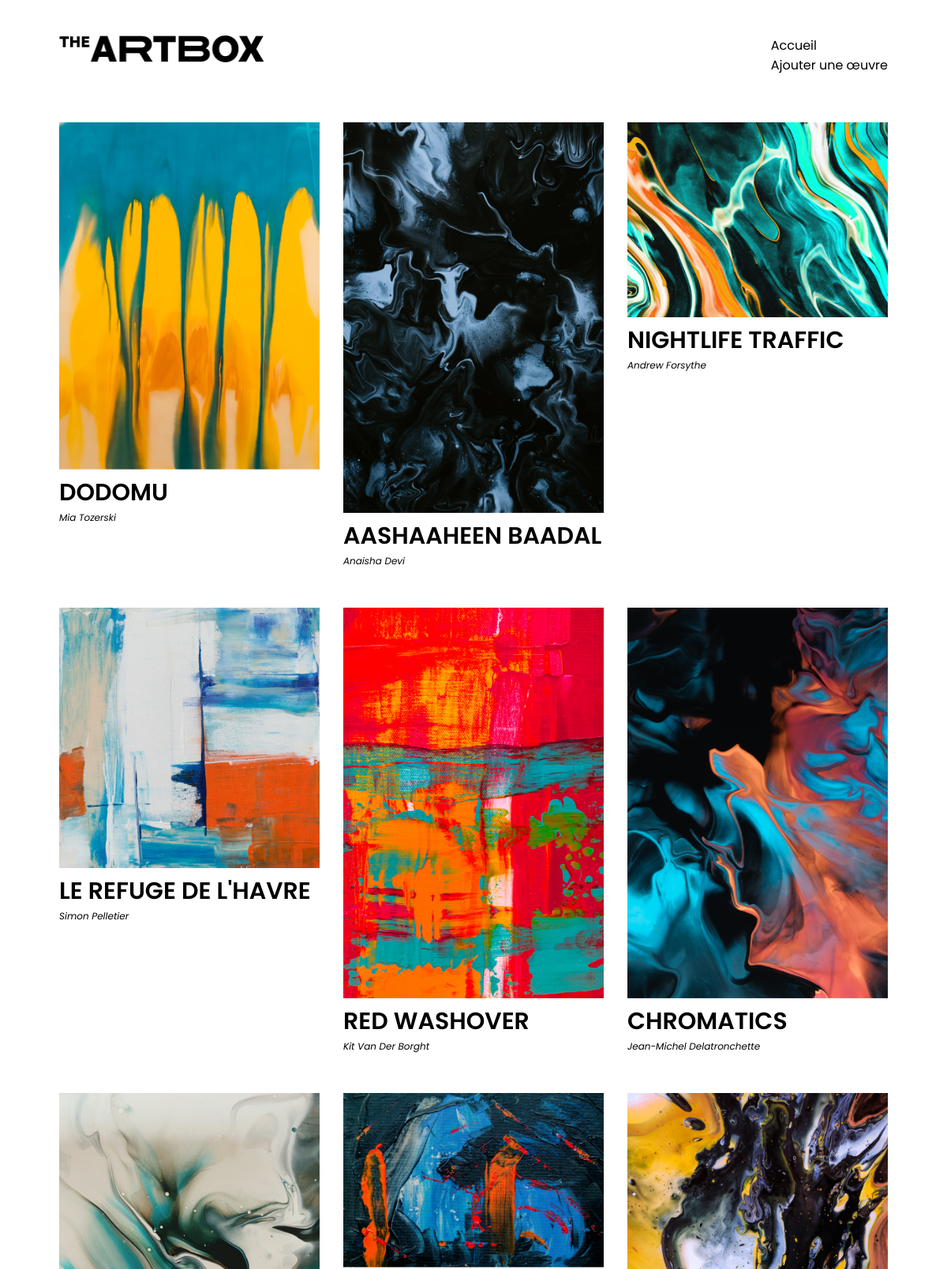
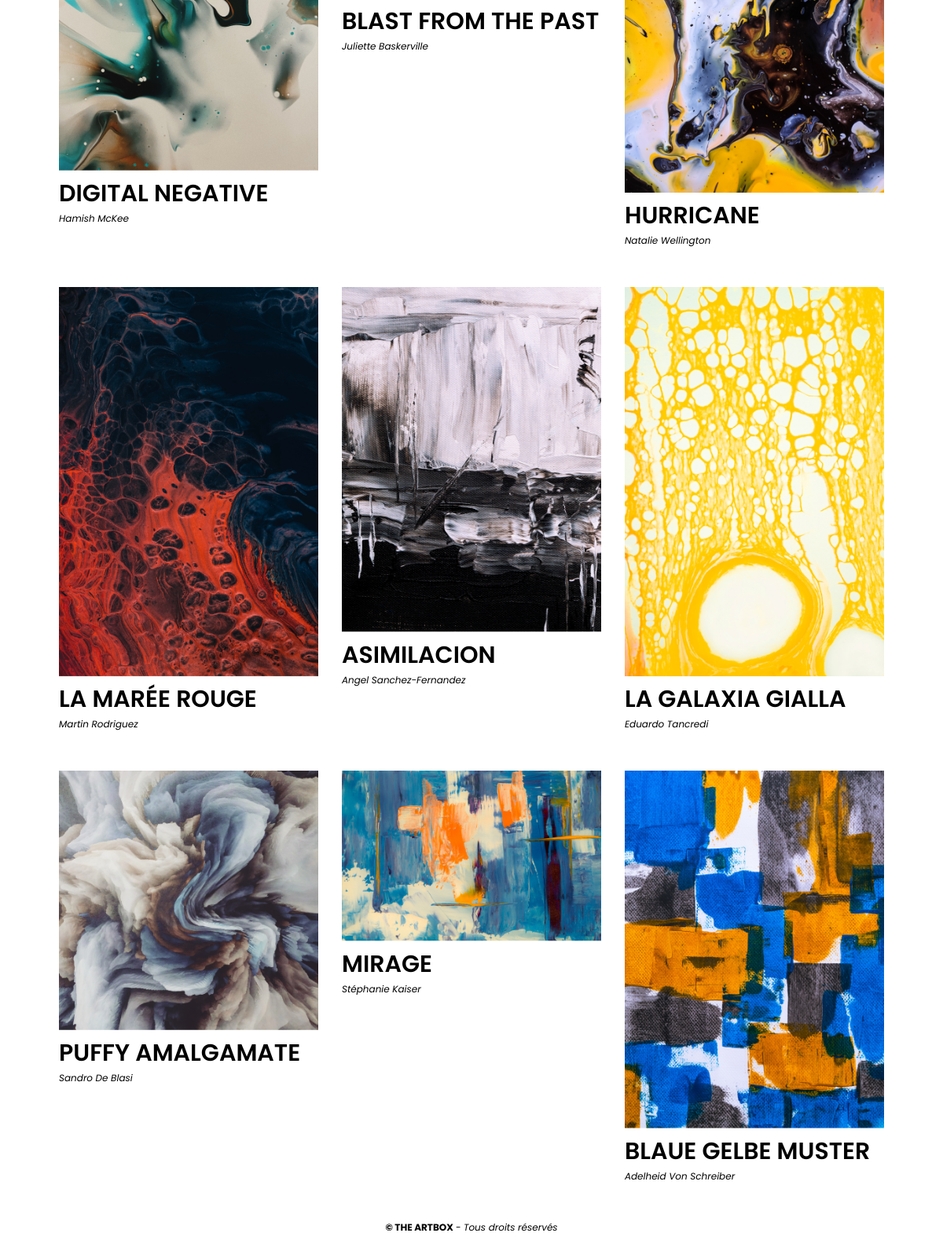
The page / on the database its author committed (2 pictures, top to bottom).
### tables this page shows
CREATE TABLE `artworks`  (
  `id` int NOT NULL AUTO_INCREMENT,
  `name` varchar(255) NOT NULL,
  `author` varchar(255) NOT NULL,
  `image` varchar(255) NOT NULL,
  `description` text NOT NULL,
  PRIMARY KEY (`id`) USING BTREE
);

### index.php (the view, shortened to what this page needs)
<?php
require_once './config/database.php';
?>
<div id="liste-oeuvres">
    <?php
    $artworks = $db->query('SELECT * FROM artworks');
    $artworks = $artworks->fetchAll();
    foreach($artworks as $artwork) {
        echo '<article class="oeuvre">
                <a href="artwork.php?id='.htmlspecialchars($artwork['id']).'">
                    <img src="'.htmlspecialchars($artwork['image']).'" alt="'.htmlspecialchars($artwork['name']).'">
                    <h2>'.htmlspecialchars($artwork['name']).'</h2>
                    <p class="description">'.htmlspecialchars($artwork['author']).'</p>
                </a>
              </article>';
    } ?>
</div>

### assets/css/style.css (style rules this page uses)
html, body { margin: 0; }
* { box-sizing: border-box; font-family: 'Poppins', sans-serif; }
a { text-decoration: none; color: inherit; }
header { display: flex; justify-content: space-between; max-width: 1080px; margin: auto; padding: 45px 15px; }
#logo { width: 260px; }
header ul { list-style: none; padding: 0; margin: 0; }
main { max-width: 1080px; margin: auto; }
footer { text-align: center; font-size: 12px; }
#liste-oeuvres { display: flex; flex-wrap: wrap; }
.oeuvre { width: 33.33%; padding: 15px; }
.oeuvre img { width: 100%; }
.oeuvre h2, #detail-oeuvre h1 { text-transform: uppercase; margin-top: 0; margin-bottom: 0; font-weight: 600; font-size: 30px; }
.oeuvre .description, #detail-oeuvre .description { font-style: italic; margin-top: 0; font-size: 12px; margin-bottom: 20px; }

### rows shown on the page
artworks: image (picture), name "DODOMU", author "Mia Tozerski"
artworks: image (picture), name "AASHAAHEEN BAADAL", author "Anaisha Devi"
artworks: image (picture), name "NIGHTLIFE TRAFFIC", author "Andrew Forsythe"
artworks: image (picture), name "LE REFUGE DE L'HAVRE", author "Simon Pelletier"
artworks: image (picture), name "RED WASHOVER", author "Kit Van Der Borght"
artworks: image (picture), name "CHROMATICS", author "Jean-Michel Delatronchette"
artworks: image (picture), name "DIGITAL NEGATIVE", author "Hamish McKee"
artworks: image (picture), name "BLAST FROM THE PAST", author "Juliette Baskerville"
artworks: image (picture), name "HURRICANE", author "Natalie Wellington"
artworks: image (picture), name "LA MARÉE ROUGE", author "Martin Rodriguez"
artworks: image (picture), name "ASIMILACION", author "Angel Sanchez-Fernandez"
artworks: image (picture), name "LA GALAXIA GIALLA", author "Eduardo Tancredi"
artworks: image (picture), name "PUFFY AMALGAMATE", author "Sandro De Blasi"
artworks: image (picture), name "MIRAGE", author "Stéphanie Kaiser"
artworks: image (picture), name "BLAUE GELBE MUSTER", author "Adelheid Von Schreiber"
